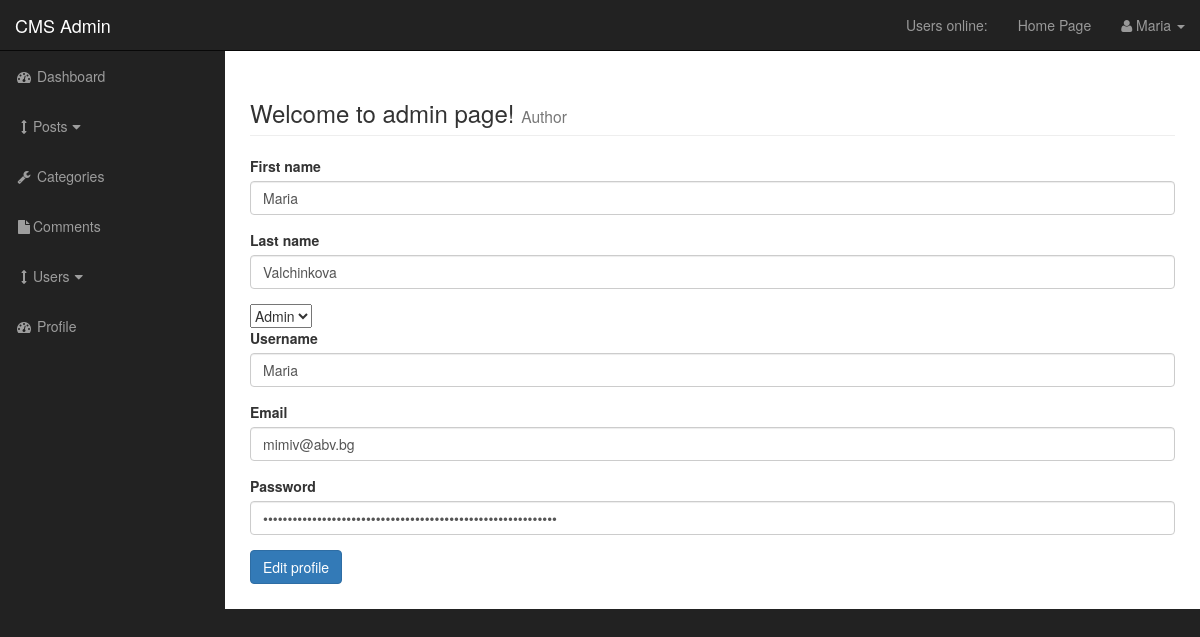
The page /admin/profile.php (signed in) on the database its author committed.
### tables this page shows
CREATE TABLE `users` (
  `user_id` int(3) NOT NULL,
  `username` varchar(100) NOT NULL,
  `user_password` varchar(100) NOT NULL,
  `user_first_name` varchar(100) NOT NULL,
  `user_last_name` varchar(100) NOT NULL,
  `user_email` varchar(100) NOT NULL,
  `user_image` text NOT NULL,
  `user_role` varchar(100) NOT NULL,
  `rand_salt` varchar(255) NOT NULL DEFAULT '$2y$10$iusesomecrazystrings22'
);

### admin/profile.php (the view, shortened to what this page needs)
<?php
    include "includes/header_admin.php";
    if(isset($_SESSION['username'])){
        $username = $_SESSION['username'];
        $query = "SELECT * FROM users WHERE username = '{$username}' ";
        $select_user_profile_query = mysqli_query($conn_db_cms, $query);
        while($row = mysqli_fetch_array($select_user_profile_query)){
            $username = $row['username'];
            $user_password = $row['user_password'];
            $user_first_name = $row['user_first_name'];
            $user_last_name = $row['user_last_name'];
            $user_email = $row['user_email'];
            $user_role = $row['user_role'];
        }
    }
?>
    <div id = "wrapper">
    <?php
    include "includes/navigation_admin.php";
    ?>
    <div id = "page-wrapper">
        <div class = "container-fluid">
            <div class = "row">
                <div class = "col-lg-12">
                    <h3 class = "page-header">
                        Welcome to admin page!
                        <small>Author</small>
                    </h3>
                    <form action = "" method = "post" enctype = "multipart/form-data">
                        <div class = "form-group">
                            <label for = "post_title">First name</label>
                            <input type = "text" value = "<?php echo $user_first_name?>" class = "form-control" name = "user_first_name">
                        </div>
                        <div class = "form-group">
                            <label for = "post_category">Last name</label>
                            <input type = "text" value = "<?php echo $user_last_name?>" class = "form-control" name = "user_last_name">
                        </div>
                        <select name = "user_role" id = "">
                            <option value = "subscriber"><?php echo $user_role;?></option>
                        </select>
                        <div class = "form-group">
                            <label for = "post_tags">Username</label>
                            <input type = "text" value = "<?php echo $username?>" class = "form-control" name = "username">
                        </div>
                        <div class = "form-group">
                            <label for = "post_content">Email</label>
                            <input type = "email" value = "<?php echo $user_email?>" class = "form-control" name = "user_email">
                        </div>
                        <div class = "form-group">
                            <label for = "post_content">Password</label>
                            <input type = "password" value = "<?php echo $user_password?>" class = "form-control" name = "user_password">
                        </div>
                        <div class = "form-group">
                            <input type = "submit" class = "btn btn-primary" name = "edit_user" value = "Edit profile">
                        </div>
                    </form>
                </div>
            </div>
        </div>
    </div>
<?php
include "includes/footer_admin.php"
?>

### admin/css/sb-admin.css (style rules this page uses)
body { margin-top: 100px; background-color: #222; }
@media (min-width:768px) { body { margin-top: 50px; } }
#wrapper { padding-left: 0; }
#page-wrapper { width: 100%; padding: 0; background-color: #fff; }
@media (min-width:768px) { #wrapper { padding-left: 225px; } }
@media (min-width:768px) { #page-wrapper { padding: 10px; } }

### rows shown on the page
users: user_first_name "Maria", user_last_name "Valchinkova", user_role "Admin", username "Maria", user_email "mimiv@abv.bg"

### other values the page prints
$_SESSION['username'] "Maria"
